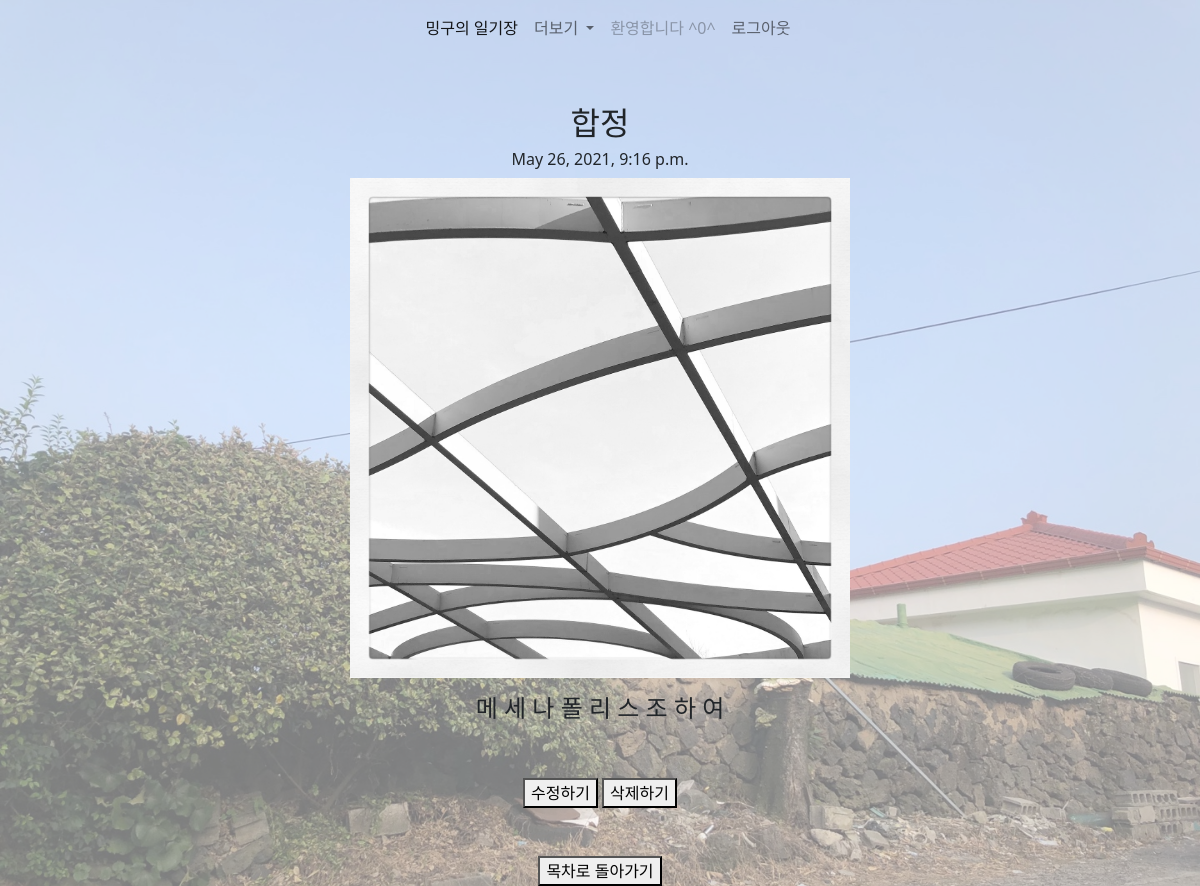
Screenshot of /blog/detail/14 (signed in) with the database file from the repository.
### blog/models.py (models this page shows, shortened)
class Blog (models.Model):
  title = models.CharField(max_length = 200)
  pub_date = models.DateTimeField()
  body = models.TextField()
  img = models.ImageField(upload_to = "blog/", blank = True, null = True)

### blog/views.py (the view)
# urls.py: path('detail/<str:id>', detail, name = "detail"),
@login_required(redirect_field_name=None, login_url="login")
def detail (request,id):
  blog = get_object_or_404(Blog, pk = id)
  return render (request, 'detail.html', {'blog':blog})

### blog/templates/detail.html
{% extends 'base.html' %}
{% block content%}
  <h2>{{blog.title}}</h2>
  <h6>{{blog.pub_date}}</h6>
  {% if blog.img %}
    <p><img src="{{blog.img.url}}" alt="" width="500"></p>
  {% endif %}
  <h4>{{blog.body}}</h4> <br><br>
  <div>
    <a href="{% url 'edit' blog.id %}"><button>수정하기</button></a>
    <a href="{% url 'delete' blog.id %}"><button>삭제하기</button></a>
    <br><br><br>
    <div>
      <a href="{% url 'contents' %}"><button>목차로 돌아가기</button></a>
    </div>
  </div>
{% endblock %}

### mydiary/templates/base.html (style rules this page uses)
body { text-align: center; }
body { display: flex; flex-direction: column; align-items: center; }

### rows the page displays
Blog: title "합정", pub_date "May 26, 2021, 9:16 p.m.", img (picture), body "메 세 나 폴 리 스 조 하 여"
